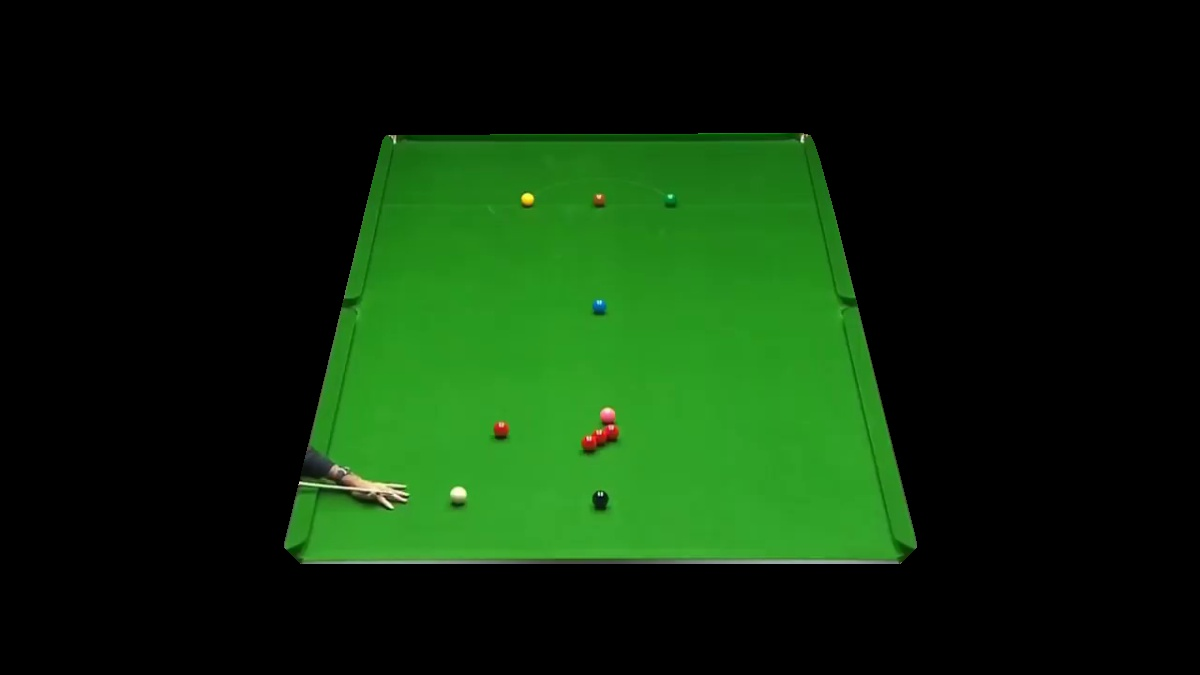
#> input picture table.jpg, 1200 x 675 px
$ python t.py --input table.jpg
#> lines starting #> are read from the running program, lines starting #| are printed output that depends on the picture; after the words box and inside, x2 and y2 are one past the last pixel; in counts of white or black regions, pixels touching at a corner belong together
import cv2 as cv
import argparse
import numpy as np

max_value = 255
max_type = 4
max_binary_value = 255
trackbar_type = 'Type: \n 0: Binary \n 1: Binary Inverted \n 2: Truncate \n 3: To Zero \n 4: To Zero Inverted'
trackbar_value = 'Value'
window_name = 'Threshold Demo'


def Threshold_Demo(val):
    # 0: Binary
    # 1: Binary Inverted
    # 2: Threshold Truncated
    # 3: Threshold to Zero
    # 4: Threshold to Zero Inverted
    threshold_type = cv.getTrackbarPos(trackbar_type, window_name)
    threshold_value = cv.getTrackbarPos(trackbar_value, window_name)
    dst = cv.adaptiveThreshold(src_gray, threshold_value, cv.ADAPTIVE_THRESH_GAUSSIAN_C, cv.THRESH_BINARY_INV, 11, 2)
    print(threshold_type, threshold_value)
    cv.imshow(window_name, np.hstack([dst, src_gray]))


parser = argparse.ArgumentParser(description='Code for Basic Thresholding Operations tutorial.')
parser.add_argument('--input', help='Path to input image.', default='stuff.jpg')
args = parser.parse_args()
src = cv.imread('table.jpg')
#> src is the input picture: shape (675, 1200, 3); mean B, G, R 9.9, 41.6, 12.7


def show_thresh_adaptive(gray_enhance):
    while (1):
        cv.imshow('image', gray_enhance)

        # get current positions of four trackbars
        A = max(3, 1 + 2 * cv.getTrackbarPos('B1', 'track'))
        B = cv.getTrackbarPos('M1', 'track')
        C = max(3, 1 + 2 * cv.getTrackbarPos('B', 'track'))
        D = cv.getTrackbarPos('M', 'track')
        adap = cv.getTrackbarPos('M/G', 'track')
        blur_size = 2 * cv.getTrackbarPos('blur_size', 'track') + 1

        if adap == 0:
            adap = cv.ADAPTIVE_THRESH_MEAN_C
        else:
            adap = cv.ADAPTIVE_THRESH_GAUSSIAN_C
        # blurred = cv.GaussianBlur(gray_enhance, (blur_size, blur_size), 0)
        thresh = cv.adaptiveThreshold(gray_enhance, 255, adap, cv.THRESH_BINARY, A, B)
        # thresh2 = cv.adaptiveThreshold(blurred, 255, adap, cv.THRESH_BINARY, C, D)

        cv.imshow('thresh', thresh)
        # cv.imshow('thresh_with_blur', thresh2)
        k = cv.waitKey(1) & 0xFF
        if k == 27:
            break


gray = cv.cvtColor(src, cv.COLOR_BGR2GRAY)
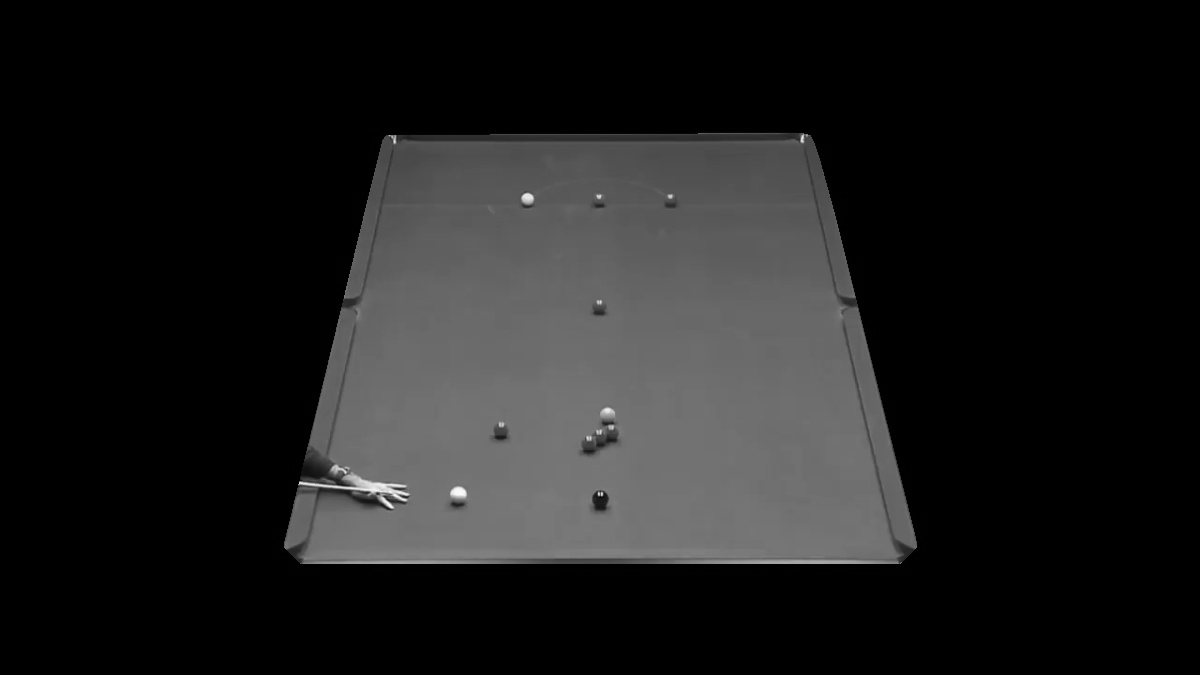
#> gray: shape (675, 1200); min 0, max 249, mean 29.3
show_thresh_adaptive(gray)
#> in show_thresh_adaptive, `thresh = cv.adaptiveThreshold(gray_enhance, 255, adap, cv.THRESH_BINAR..`:
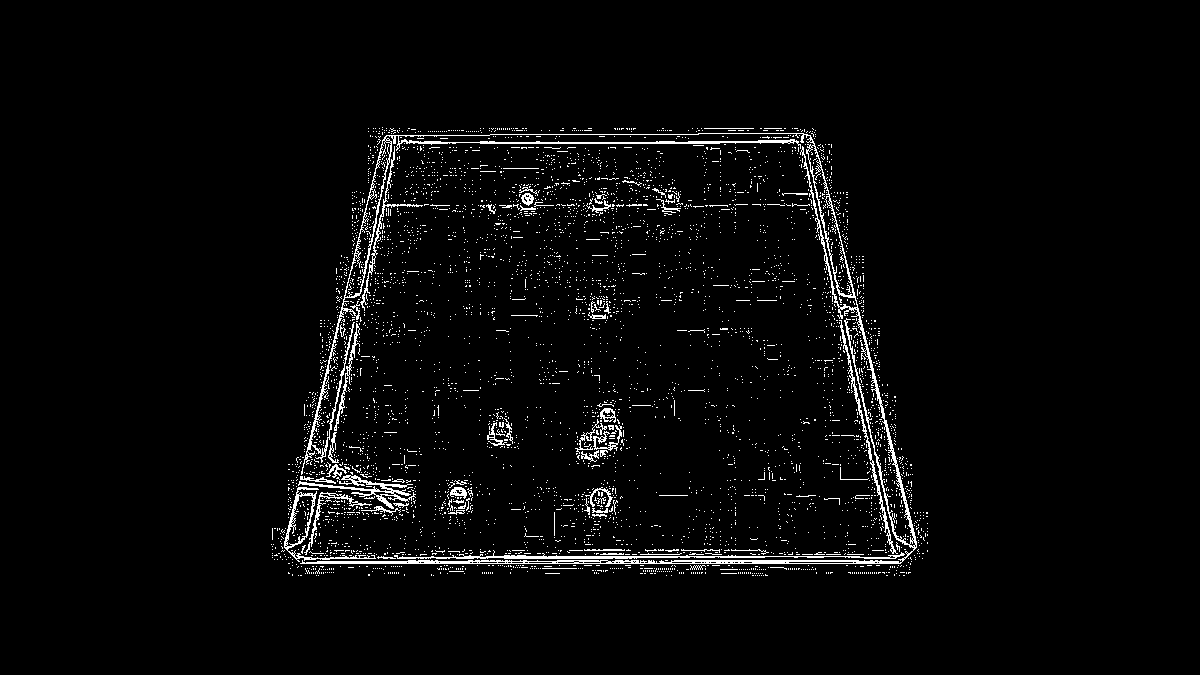
#> thresh: shape (675, 1200); 3.1% white in thin lines or dots, all inside (x1, y1, x2, y2) = (271, 127, 928, 576)
#> (key Esc is pressed here)
